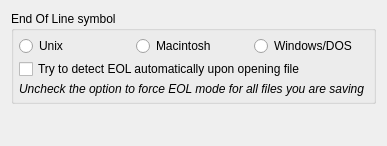
       <widget class="QWidget" name="pEditorVisibility">
        <layout class="QVBoxLayout" name="verticalLayout_15">
         <item>
          <widget class="QGroupBox" name="gbEolMode">
           <property name="title">
            <string>End Of Line symbol</string>
           </property>
           <layout class="QGridLayout" name="gridLayout_4">
            <property name="margin">
             <number>5</number>
            </property>
            <property name="spacing">
             <number>3</number>
            </property>
            <item row="0" column="0" colspan="2">
             <layout class="QHBoxLayout" name="horizontalLayout_2">
              <item>
               <widget class="QRadioButton" name="rbEolUnix">
                <property name="text">
                 <string>Unix</string>
                </property>
               </widget>
              </item>
              <item>
               <widget class="QRadioButton" name="rbEolMac">
                <property name="text">
                 <string>Macintosh</string>
                </property>
               </widget>
              </item>
              <item>
               <widget class="QRadioButton" name="rbEolWindows">
                <property name="text">
                 <string>Windows/DOS</string>
                </property>
               </widget>
              </item>
             </layout>
            </item>
            <item row="2" column="0">
             <widget class="QCheckBox" name="cbAutoDetectEol">
              <property name="text">
               <string>Try to detect EOL automatically upon opening file</string>
              </property>
             </widget>
            </item>
            <item row="3" column="0">
             <widget class="QLabel" name="label_2">
              <property name="font">
               <font>
                <italic>true</italic>
               </font>
              </property>
              <property name="text">
               <string>Uncheck the option to force EOL mode for all files you are saving</string>
              </property>
             </widget>
            </item>
           </layout>
          </widget>
         </item>
         <item>
          <spacer>
           <property name="orientation">
            <enum>Qt::Vertical</enum>
           </property>
           <property name="sizeHint" stdset="0">
            <size>
             <width>321</width>
             <height>31</height>
            </size>
           </property>
          </spacer>
         </item>
        </layout>
       </widget>
